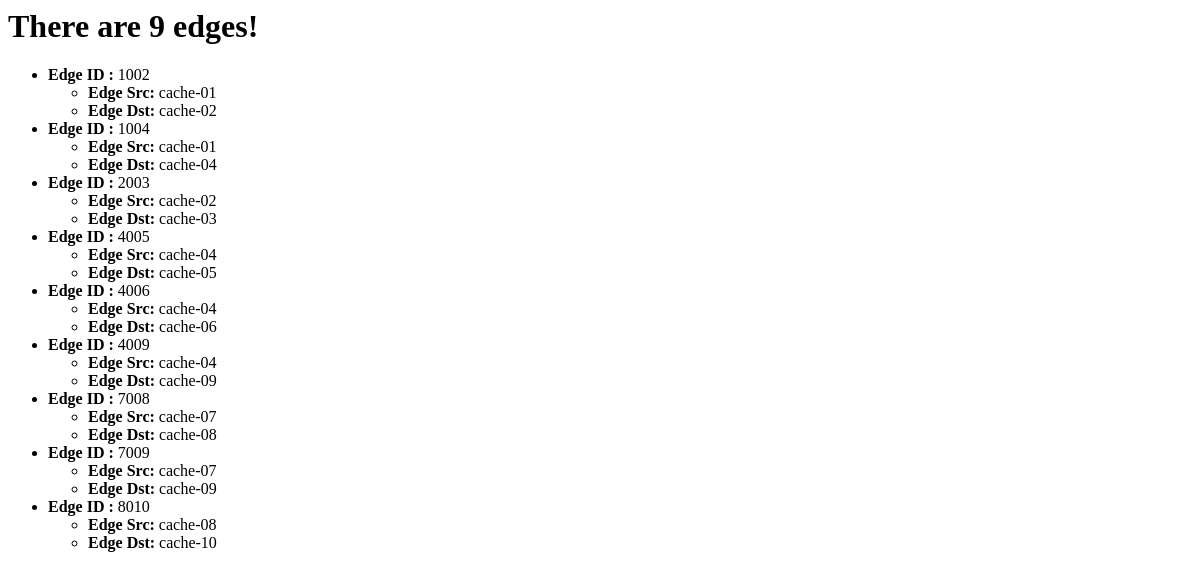
Before: /overlay/edge/ with the older database file.
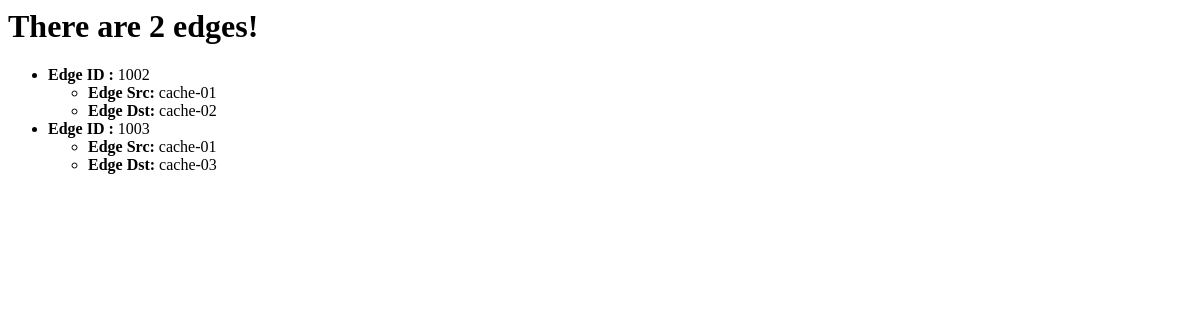
After: the same page with the newer database file.
### overlay/models.py (models this page shows)
class Edge(models.Model):
	src = models.CharField(max_length=10)
	dst = models.CharField(max_length=10)

### overlay/views.py (the view)
def edge(request):
	print("Entering edge function in overlay/views.py")
	edges = Edge.objects.all()
	edge_num = edges.count()
	template = loader.get_template('overlay/edges.html')
	context = RequestContext(request, {'edges':edges, 'edge_num':edge_num})
	return HttpResponse(template.render(context))

### overlay/templates/overlay/edges.html
{% if edge_num %}
<h1>There are {{ edge_num}} edges!</h1>
{% endif %}
{% if edges %}
    <ul>
    {% for e in edges %}
        <li><b>Edge ID : </b>{{ e.id }}</li>
	<ul>
		<li><b>Edge Src: </b>{{ e.src }}</li>
		<li><b>Edge Dst: </b>{{ e.dst }}</li>
	</ul>
    {% endfor %}
    </ul>
{% else %}
    <p>There are no edges between cache agents.</p>
{% endif %}

Changed rows visible on the page:
removed Edge: id "1004", src "cache-01", dst "cache-04"
removed Edge: id "2003", src "cache-02", dst "cache-03"
removed Edge: id "4005", src "cache-04", dst "cache-05"
removed Edge: id "4006", src "cache-04", dst "cache-06"
removed Edge: id "4009", src "cache-04", dst "cache-09"
removed Edge: id "7008", src "cache-07", dst "cache-08"
removed Edge: id "7009", src "cache-07", dst "cache-09"
removed Edge: id "8010", src "cache-08", dst "cache-10"
added Edge: id "1003", src "cache-01", dst "cache-03"
Other visible differences:
{{ edge_num }}: "9" → "2"
